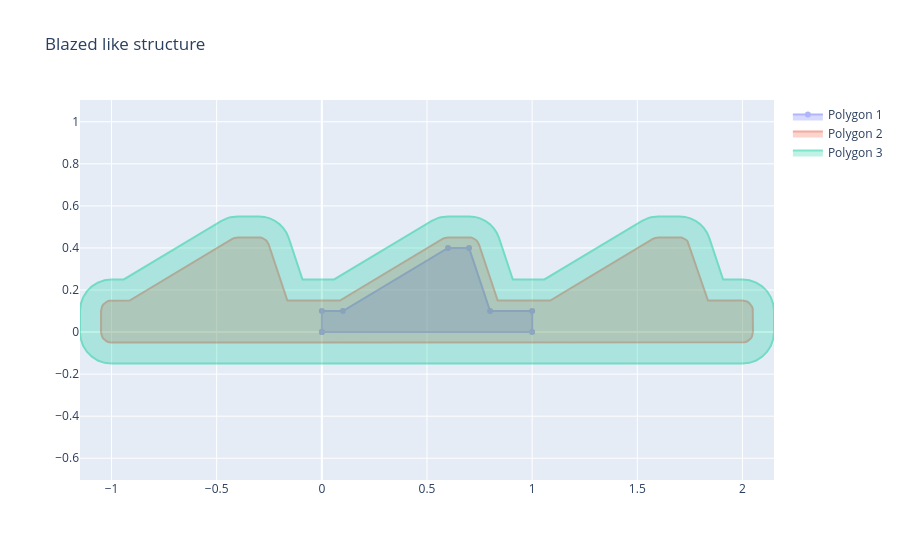

Source (notebook cell):
### Markdown cell above
# Multiple staircases

### Code cell
p1 = geometry.Polygon(
    vertices=jnp.array(
        [
            [0.0, 0.0],
            [1.0, 0.0],
            [1.0, 0.1],
            [0.8, 0.1],
            [0.7, 0.4],
            [0.6, 0.4],
            [0.1, 0.1],
            [0, 0.1],
        ]
    )
)
p2 = mutation.buffer(p1, 0.05)
p3 = mutation.offset(p2, 1.0, 0.0)
p4 = mutation.offset(p2, -1.0, 0.0)
p5 = set_ops.union([p2, p3, p4])

p2b = mutation.buffer(p1, 0.15)
p3b = mutation.offset(p2b, 1.0, 0.0)
p4b = mutation.offset(p2b, -1.0, 0.0)
p5b = set_ops.union([p2b, p3b, p4b])

print(f"{p5.area = }")
plotting.plot_polygons([p1, p5, p5b], title="Blazed like structure")
